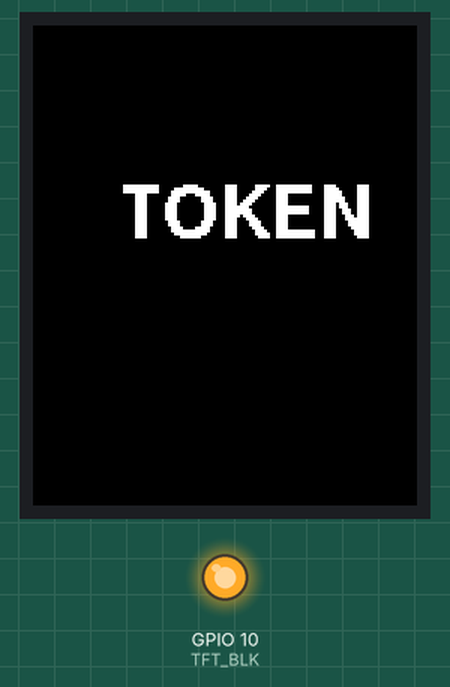
Simulated run of this program. Board: ESP32-C3. On the bench: 128×160 colour display, output pins drawn as LEDs (lit = HIGH). WiFi joins after 1.5 s; servers stay silent unless stated; the local clock reads 2024-03-15 10:24:30 at power-on unless the program sets it; what the program prints to the serial monitor is not drawn.

Above: at 0.2 s.
At 1.2 s:
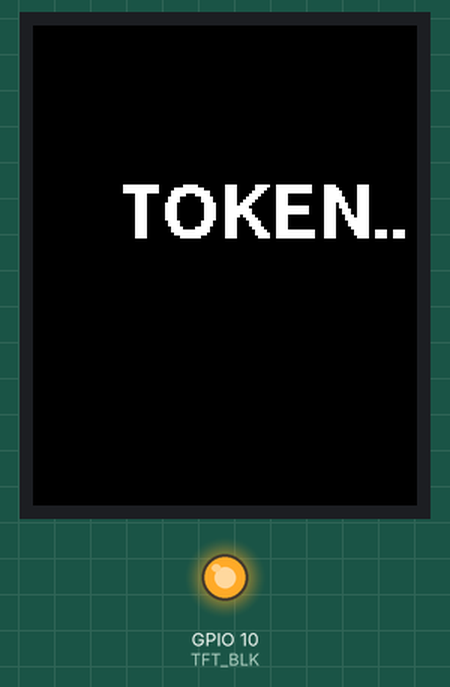
At 1.8 s:
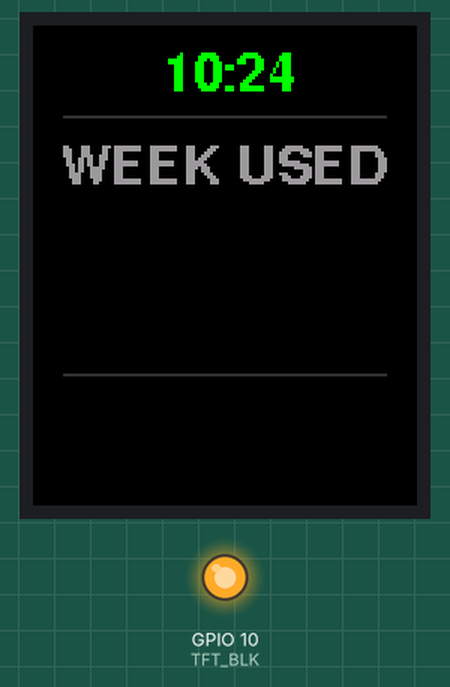
At 31.0 s:
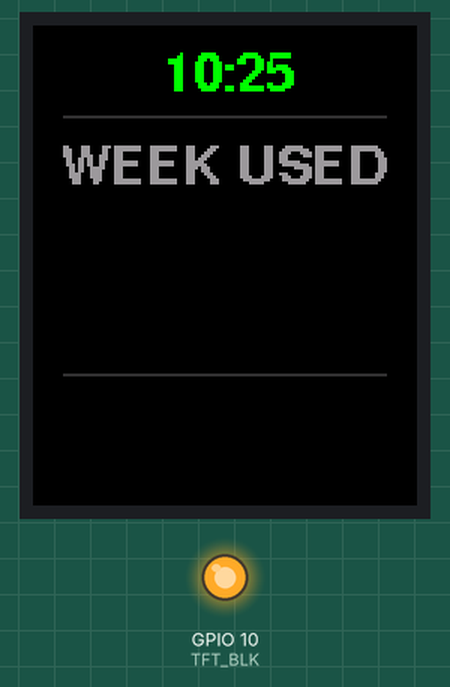
At 90.2 s:
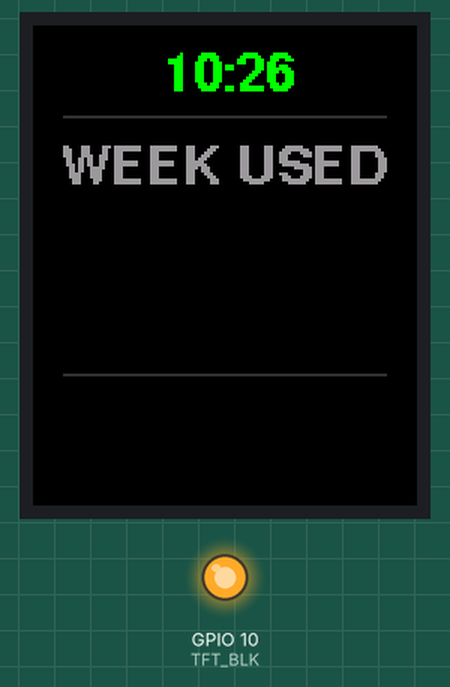

The program:

main.cpp
```cpp
#include <Adafruit_GFX.h>
#include <Adafruit_ST7735.h>
#include <SPI.h>
#include <WiFi.h>
#include <HTTPClient.h>
#include <ArduinoJson.h>
#include <time.h>

// 字体
#include <Fonts/FreeSansBold9pt7b.h>   // 标签
#include <Fonts/FreeSansBold12pt7b.h>  // 额外额度
#include <Fonts/FreeSansBold24pt7b.h>  // 大号百分比
#include <Fonts/FreeSans9pt7b.h>       // 重置时间

// 引脚定义 (SuperMini ESP32-C3, 与原行情屏一致)
#define TFT_CS      7
#define TFT_RST     3
#define TFT_DC      2
#define TFT_MOSI    6
#define TFT_SCLK    4
#define TFT_BLK     10

// 配色
#define CL_BG       0x0000 // 纯黑
#define CL_DIVIDER  0x3186 // 深灰
#define CL_WHITE    0xFFFF
#define CL_ORANGE   0xFB60 // 额度橙
#define CL_GREEN    0x07E0 // 纯绿 (时间/额外额度)
#define CL_INFO     0x9CD3 // 浅灰蓝 (辅助信息)

// 网络配置 (与原草图一致)
const char* ssid = "YOUR_WIFI_SSID";
const char* password = "YOUR_WIFI_PASSWORD";
const char* apiUrl = "http://YOUR_SERVER/gadget-img/token.json";
const char* ntpServer = "ntp.aliyun.com";

Adafruit_ST7735 tft = Adafruit_ST7735(TFT_CS, TFT_DC, TFT_MOSI, TFT_SCLK, TFT_RST);

// 状态缓存 (防闪烁)
String lastTime = "";
int    lastUsed = -1;
String lastReset = "";
String lastExtra = "";
unsigned long lastNetCheck = 0;
const unsigned long NET_INTERVAL = 60000; // 60 秒拉一次

void drawCentered(const String& text, int y, const GFXfont* font, uint16_t color) {
  tft.setFont(font);
  tft.setTextColor(color);
  int16_t x1, y1; uint16_t w, h;
  tft.getTextBounds(text, 0, 0, &x1, &y1, &w, &h);
  tft.setCursor((128 - (int)w) / 2, y);
  tft.print(text);
}

// 静态框架 (启动画一次)
void drawInterface() {
  tft.fillScreen(CL_BG);
  tft.drawFastHLine(10, 30, 108, CL_DIVIDER);
  drawCentered("WEEK USED", 52, &FreeSansBold9pt7b, CL_INFO);
  tft.drawFastHLine(10, 116, 108, CL_DIVIDER);
}

// 顶部时间 (每分钟变才重画)
void updateHeader() {
  struct tm timeinfo;
  if (!getLocalTime(&timeinfo)) return;
  char timeBuf[6];
  sprintf(timeBuf, "%02d:%02d", timeinfo.tm_hour, timeinfo.tm_min);
  String newTime = String(timeBuf);
  if (newTime != lastTime) {
    tft.fillRect(0, 0, 128, 28, CL_BG);
    drawCentered(newTime, 21, &FreeSansBold9pt7b, CL_GREEN);
    lastTime = newTime;
  }
}

// 数据区 (变了才重画)
void updateData(int used, String resetTxt, String extraTxt) {
  if (used != lastUsed) {
    // 大百分比
    tft.fillRect(0, 58, 128, 40, CL_BG);
    String pct = (used < 0) ? "--%" : (String(used) + "%");
    drawCentered(pct, 92, &FreeSansBold24pt7b, CL_ORANGE);
    // 进度条
    tft.fillRect(14, 102, 100, 8, CL_DIVIDER);
    if (used > 0) {
      int fw = map(min(used, 100), 0, 100, 0, 100);
      if (fw < 3) fw = 3;
      tft.fillRect(14, 102, fw, 8, CL_ORANGE);
    }
    lastUsed = used;
  }
  if (resetTxt != lastReset) {
    tft.fillRect(0, 120, 128, 18, CL_BG);
    drawCentered("RESET " + resetTxt, 134, &FreeSans9pt7b, CL_INFO);
    lastReset = resetTxt;
  }
  if (extraTxt != lastExtra) {
    tft.fillRect(0, 140, 128, 20, CL_BG);
    drawCentered(extraTxt, 155, &FreeSansBold9pt7b, CL_GREEN);
    lastExtra = extraTxt;
  }
}

void fetchData() {
  if (WiFi.status() != WL_CONNECTED) return;
  HTTPClient http;
  http.begin(apiUrl);
  http.setTimeout(3000);
  int code = http.GET();
  Serial.printf("[net] GET token.json -> %d\n", code);
  if (code == 200) {
    String payload = http.getString();
    JsonDocument doc;
    if (!deserializeJson(doc, payload)) {
      int used = doc["used"] | -1;
      String md = doc["reset_md"].as<const char*>();
      String resetTxt = md.substring(3) + " " + String(doc["reset_hm"].as<const char*>()); // "29 16:47"
      String extraTxt = "EXTRA " + String(doc["extra_left"].as<const char*>());
      Serial.printf("[net] used=%d reset=%s extra=%s\n", used, resetTxt.c_str(), extraTxt.c_str());
      updateData(used, resetTxt, extraTxt);
    }
  }
  http.end();
}

void setup() {
  Serial.begin(115200);

  pinMode(TFT_BLK, OUTPUT); digitalWrite(TFT_BLK, HIGH);
  tft.initR(INITR_BLACKTAB);
  tft.setRotation(2);
  tft.fillScreen(CL_BG);

  tft.setFont(&FreeSansBold12pt7b);
  tft.setTextColor(CL_WHITE);
  tft.setCursor(28, 70); tft.print("TOKEN");

  WiFi.mode(WIFI_STA);
  WiFi.begin(ssid, password);
  int dots = 0;
  while (WiFi.status() != WL_CONNECTED) {
    delay(500);
    tft.print(".");
    if (++dots > 5) {
      tft.fillRect(0, 80, 128, 20, CL_BG);
      tft.setCursor(28, 70);
      dots = 0;
    }
  }
  Serial.printf("[wifi] connected, IP=%s\n", WiFi.localIP().toString().c_str());

  configTime(8 * 3600, 0, ntpServer);
  drawInterface();
  updateHeader();
  fetchData();
  lastNetCheck = millis();
}

void loop() {
  updateHeader();
  if (millis() - lastNetCheck > NET_INTERVAL) {
    fetchData();
    lastNetCheck = millis();
  }
  delay(1000);
}
```

Measured:
- what the display in image 1 shows lasts 0.5 s, from 1.2 s to 1.7 s
- what the display in image 2 shows lasts 29.2 s, from 1.7 s to 30.9 s
- what the display in image 3 shows lasts 59.2 s, from 30.9 s to 90.1 s
